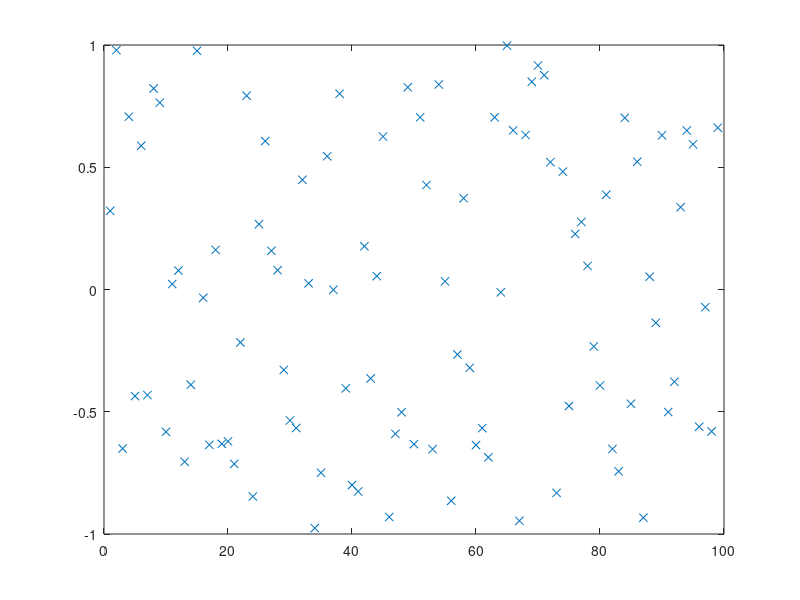

MATLAB code for this plot: (Note: this script raises an error after producing the figure.)
% script <a href="matlab:NR_InsertionSortTest">NR_InsertionSortTest</a>
% Test <a href="matlab:help NR_InsertionSort">NR_InsertionSort</a> on a random set of data.
% See <a href="matlab:NRweb">Numerical Renaissance: simulation, optimization, & control</a>, Section 7.1.1.
% Part of <a href="matlab:help NRC">Numerical Renaissance Codebase 1.0</a>, <a href="matlab:help NRchap07">Chapter 7</a>; please read the <a href="matlab:help NRcopyleft">copyleft</a>.

n=99; D=2*rand(n,1)-1; close all, plot(D(:,1),'x'), pause(0.1)
[D,index]=NR_InsertionSort(D,1,n);   plot(D(:,1),'x')

% end script NR_InsertionSortTest
